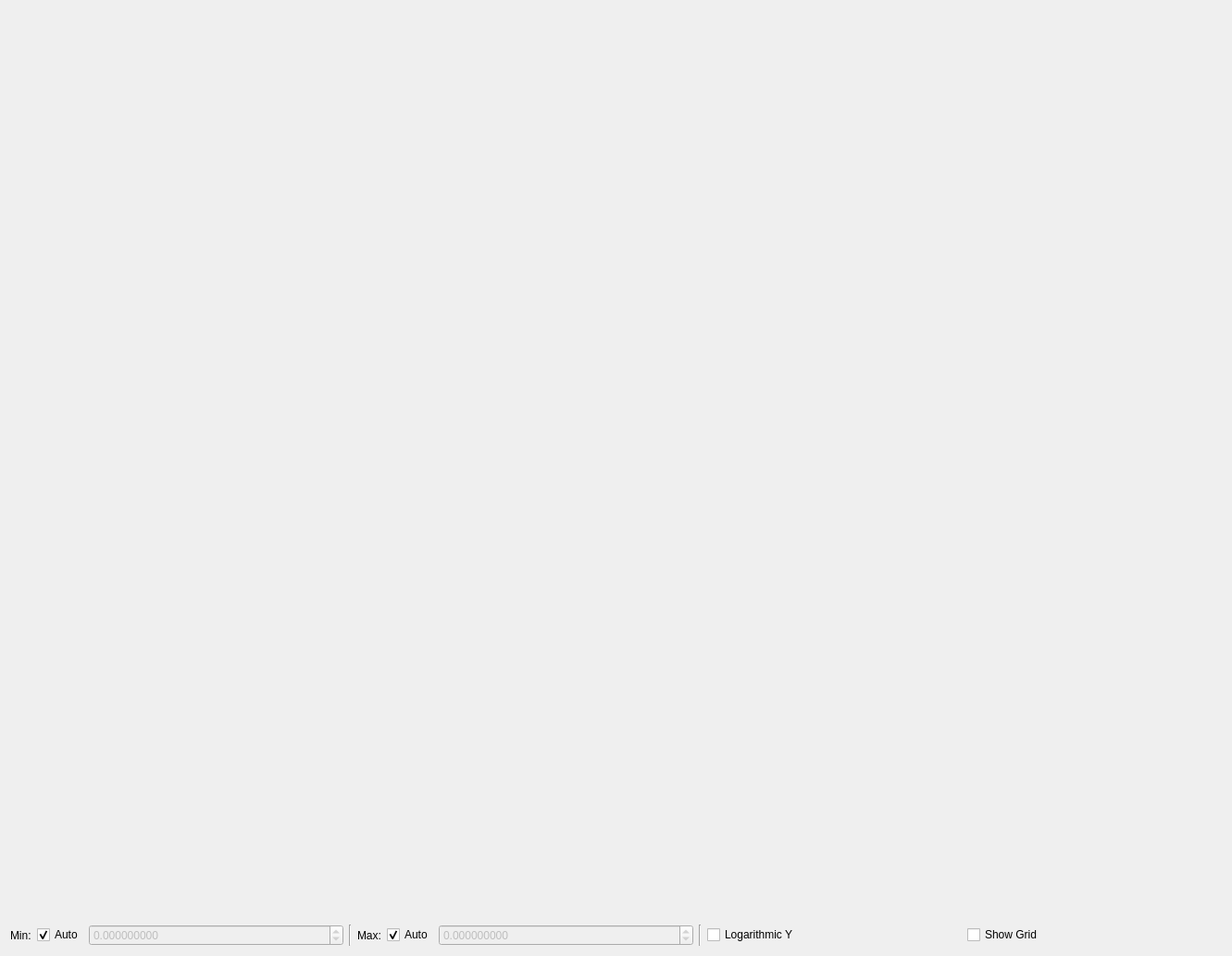
<?xml version="1.0" encoding="UTF-8"?>
<ui version="4.0">
 <class>Graph</class>
 <widget class="QWidget" name="Graph">
  <property name="geometry">
   <rect>
    <x>0</x>
    <y>0</y>
    <width>1331</width>
    <height>1033</height>
   </rect>
  </property>
  <property name="windowTitle">
   <string>Form</string>
  </property>
  <layout class="QVBoxLayout" name="verticalLayout">
   <item>
    <widget class="QwtPlot" name="plot"/>
   </item>
   <item>
    <layout class="QHBoxLayout">
     <item>
      <widget class="QLabel" name="label">
       <property name="sizePolicy">
        <sizepolicy hsizetype="Fixed" vsizetype="Preferred">
         <horstretch>0</horstretch>
         <verstretch>0</verstretch>
        </sizepolicy>
       </property>
       <property name="text">
        <string>Min:</string>
       </property>
      </widget>
     </item>
     <item>
      <widget class="QCheckBox" name="autoMin">
       <property name="sizePolicy">
        <sizepolicy hsizetype="Fixed" vsizetype="Fixed">
         <horstretch>0</horstretch>
         <verstretch>0</verstretch>
        </sizepolicy>
       </property>
       <property name="text">
        <string>Auto</string>
       </property>
       <property name="checked">
        <bool>true</bool>
       </property>
      </widget>
     </item>
     <item>
      <widget class="QDoubleSpinBox" name="min">
       <property name="enabled">
        <bool>false</bool>
       </property>
       <property name="decimals">
        <number>9</number>
       </property>
       <property name="minimum">
        <double>-2147483647.000000000000000</double>
       </property>
       <property name="maximum">
        <double>2147483647.000000000000000</double>
       </property>
      </widget>
     </item>
     <item>
      <widget class="Line" name="line">
       <property name="orientation">
        <enum>Qt::Vertical</enum>
       </property>
      </widget>
     </item>
     <item>
      <widget class="QLabel" name="label_7">
       <property name="sizePolicy">
        <sizepolicy hsizetype="Fixed" vsizetype="Preferred">
         <horstretch>0</horstretch>
         <verstretch>0</verstretch>
        </sizepolicy>
       </property>
       <property name="text">
        <string>Max:</string>
       </property>
      </widget>
     </item>
     <item>
      <widget class="QCheckBox" name="autoMax">
       <property name="sizePolicy">
        <sizepolicy hsizetype="Fixed" vsizetype="Fixed">
         <horstretch>0</horstretch>
         <verstretch>0</verstretch>
        </sizepolicy>
       </property>
       <property name="text">
        <string>Auto</string>
       </property>
       <property name="checked">
        <bool>true</bool>
       </property>
      </widget>
     </item>
     <item>
      <widget class="QDoubleSpinBox" name="max">
       <property name="enabled">
        <bool>false</bool>
       </property>
       <property name="decimals">
        <number>9</number>
       </property>
       <property name="minimum">
        <double>-2147483647.000000000000000</double>
       </property>
       <property name="maximum">
        <double>2147483647.000000000000000</double>
       </property>
      </widget>
     </item>
     <item>
      <widget class="Line" name="line_2">
       <property name="orientation">
        <enum>Qt::Vertical</enum>
       </property>
      </widget>
     </item>
     <item>
      <widget class="QCheckBox" name="logY">
       <property name="text">
        <string>Logarithmic Y</string>
       </property>
      </widget>
     </item>
     <item>
      <widget class="QCheckBox" name="showGrid">
       <property name="text">
        <string>Show Grid</string>
       </property>
      </widget>
     </item>
    </layout>
   </item>
  </layout>
 </widget>
 <customwidgets>
  <customwidget>
   <class>QwtPlot</class>
   <extends>QFrame</extends>
   <header>qwt_plot.h</header>
  </customwidget>
 </customwidgets>
 <resources/>
 <connections>
  <connection>
   <sender>autoMin</sender>
   <signal>toggled(bool)</signal>
   <receiver>min</receiver>
   <slot>setDisabled(bool)</slot>
   <hints>
    <hint type="sourcelabel">
     <x>72</x>
     <y>1016</y>
    </hint>
    <hint type="destinationlabel">
     <x>148</x>
     <y>1014</y>
    </hint>
   </hints>
  </connection>
  <connection>
   <sender>autoMax</sender>
   <signal>toggled(bool)</signal>
   <receiver>max</receiver>
   <slot>setDisabled(bool)</slot>
   <hints>
    <hint type="sourcelabel">
     <x>484</x>
     <y>1017</y>
    </hint>
    <hint type="destinationlabel">
     <x>535</x>
     <y>1017</y>
    </hint>
   </hints>
  </connection>
 </connections>
</ui>
